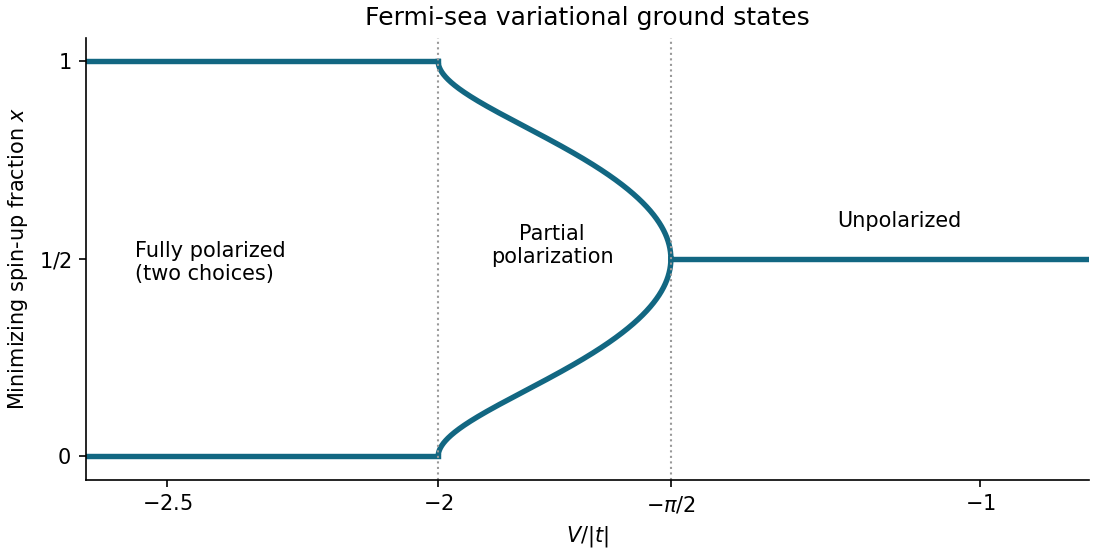

The script that drew this image:
"""Python 3.14, NumPy and Matplotlib; write same-basename PNG to Path.cwd()."""
from pathlib import Path
import os
os.environ.setdefault('MPLCONFIGDIR', '/tmp/oxford-2025-quantum-matter-mpl')
import numpy as np
import matplotlib
matplotlib.use('Agg')
import matplotlib.pyplot as plt


def main():
    out = Path.cwd()
    u = np.linspace(1e-6, np.pi / 2, 1800)
    v = -np.pi * np.sin(u) / (u + np.sin(u) * np.cos(u))
    x = .5 - u / np.pi
    fig, ax = plt.subplots(figsize=(7.3, 3.7), layout='constrained')
    for endpoint in (0, 1):
        ax.plot([-2.65, -2], [endpoint, endpoint], color='#126782', lw=2.6)
    ax.plot(v, x, color='#126782', lw=2.6)
    ax.plot(v, 1 - x, color='#126782', lw=2.6)
    ax.plot([-np.pi / 2, -.8], [.5, .5], color='#126782', lw=2.6)
    for a in (-2, -np.pi / 2):
        ax.axvline(a, color='.6', ls=':', lw=1)
    ax.set(xlim=(-2.65, -.8), ylim=(-.06, 1.06), xlabel=r'$V/|t|$',
           ylabel=r'Minimizing spin-up fraction $x$', title='Fermi-sea variational ground states')
    ax.set_xticks([-2.5, -2, -np.pi / 2, -1], ['$-2.5$', '$-2$', r'$-\pi/2$', '$-1$'])
    ax.set_yticks([0, .5, 1], ['$0$', '$1/2$', '$1$'])
    ax.text(-2.56, .49, 'Fully polarized\n(two choices)', fontsize=10, va='center')
    ax.text(-1.79, .49, 'Partial\npolarization', fontsize=10, ha='center')
    ax.text(-1.15, .58, 'Unpolarized', fontsize=10, ha='center')
    ax.spines[['top', 'right']].set_visible(False)
    fig.savefig(out / (Path(__file__).stem + '.png'), dpi=150, facecolor='white', transparent=False)
    plt.close(fig)


if __name__ == '__main__':
    main()
